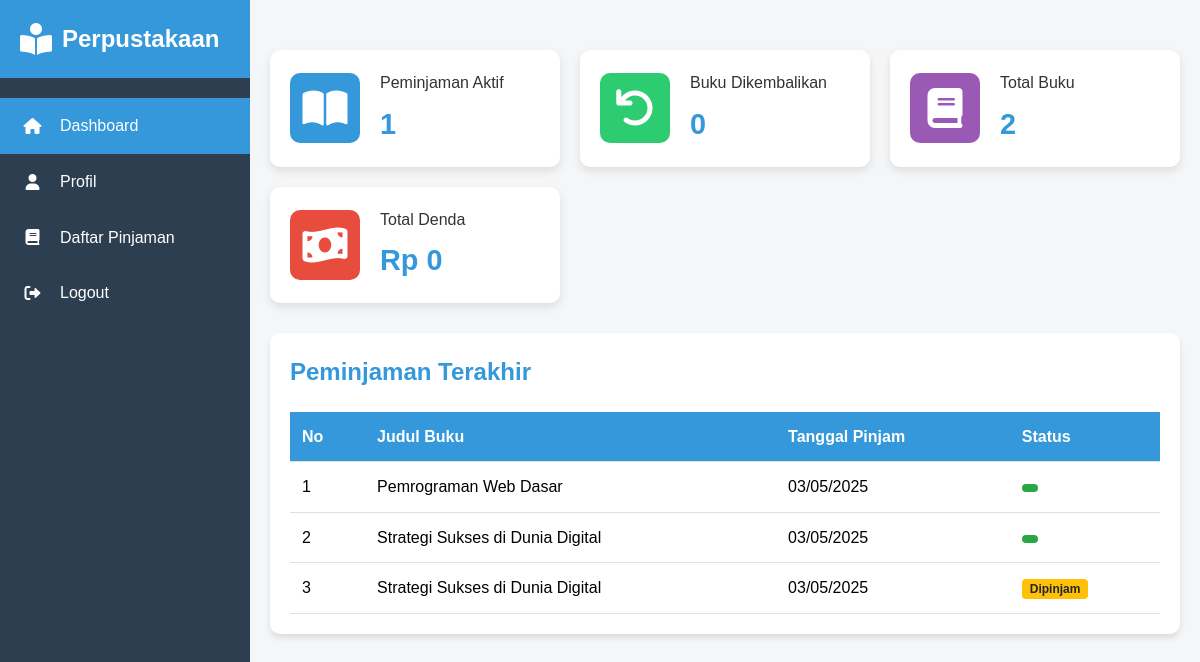
/anggota/dashboard.php (signed in), run on the app's committed database.
### tables this page shows
CREATE TABLE `peminjaman` (
  `id_peminjaman` int(11) NOT NULL,
  `id_anggota` int(11) DEFAULT NULL,
  `id_admin` int(11) DEFAULT NULL,
  `id_buku` int(11) DEFAULT NULL,
  `tanggal_pinjam` date DEFAULT NULL,
  `tanggal_kembali` date DEFAULT NULL,
  `status` enum('Dipinjam','Dikembalikan','Menunggu Persetujuan','Ditolak') DEFAULT NULL
);

CREATE TABLE `buku` (
  `id_buku` int(11) NOT NULL,
  `isbn` varchar(20) DEFAULT NULL,
  `judul` varchar(150) DEFAULT NULL,
  `pengarang` varchar(100) DEFAULT NULL,
  `penerbit` varchar(100) DEFAULT NULL,
  `tahun_terbit` year(4) DEFAULT NULL,
  `lokasi_rak` varchar(10) DEFAULT NULL,
  `deskripsi` text DEFAULT NULL,
  `kategori` varchar(50) DEFAULT NULL
);

### anggota/dashboard.php (the view, shortened to what this page needs)
<?php
require_once '../config/koneksi.php';
require_once '../includes/layout.php';
$id_anggota = $_SESSION['id'];
function safeRunQuery($koneksi, $query) {
    $result = mysqli_query($koneksi, $query);
    return $result;
}
$query_peminjaman_aktif = "SELECT COUNT(*) as total_peminjaman FROM peminjaman WHERE id_anggota = '$id_anggota' AND status = 'Dipinjam'";
$query_peminjaman_selesai = "SELECT COUNT(*) as total_selesai FROM peminjaman WHERE id_anggota = '$id_anggota' AND status = 'Dikembalikan'";
$query_total_denda = "SELECT COALESCE(SUM(d.nominal_denda), 0) as total_denda
                      FROM peminjaman p
                      JOIN pengembalian pn ON p.id_peminjaman = pn.id_peminjaman
                      JOIN denda d ON pn.id_pengembalian = d.id_pengembalian
                      WHERE p.id_anggota = '$id_anggota' AND d.status_pembayaran = 'Belum'";
$query_total_buku = "SELECT COUNT(DISTINCT b.id_buku) as total_buku
                     FROM peminjaman p
                     JOIN buku b ON p.id_buku = b.id_buku
                     WHERE p.id_anggota = '$id_anggota'";
$result_peminjaman_aktif = safeRunQuery($koneksi, $query_peminjaman_aktif);
$result_peminjaman_selesai = safeRunQuery($koneksi, $query_peminjaman_selesai);
$result_total_denda = safeRunQuery($koneksi, $query_total_denda);
$result_total_buku = safeRunQuery($koneksi, $query_total_buku);
$total_peminjaman = $result_peminjaman_aktif ? mysqli_fetch_assoc($result_peminjaman_aktif)['total_peminjaman'] : 0;
$total_selesai = $result_peminjaman_selesai ? mysqli_fetch_assoc($result_peminjaman_selesai)['total_selesai'] : 0;
$total_denda = $result_total_denda ? mysqli_fetch_assoc($result_total_denda)['total_denda'] : 0;
$total_buku = $result_total_buku ? mysqli_fetch_assoc($result_total_buku)['total_buku'] : 0;
?>
<div class="dashboard">
    <div class="dashboard-card card-peminjaman-aktif">
        <div class="dashboard-card-icon">
            <i class="fas fa-book-open"></i>
        </div>
        <div class="dashboard-card-content">
            <div class="dashboard-card-title">Peminjaman Aktif</div>
            <div class="dashboard-card-value"><?php echo $total_peminjaman; ?></div>
        </div>
    </div>
    <div class="dashboard-card card-buku-dikembalikan">
        <div class="dashboard-card-icon">
            <i class="fas fa-undo"></i>
        </div>
        <div class="dashboard-card-content">
            <div class="dashboard-card-title">Buku Dikembalikan</div>
            <div class="dashboard-card-value"><?php echo $total_selesai; ?></div>
        </div>
    </div>
    <div class="dashboard-card card-total-buku">
        <div class="dashboard-card-icon">
            <i class="fas fa-book"></i>
        </div>
        <div class="dashboard-card-content">
            <div class="dashboard-card-title">Total Buku</div>
            <div class="dashboard-card-value"><?php echo $total_buku; ?></div>
        </div>
    </div>
    <div class="dashboard-card card-total-denda">
        <div class="dashboard-card-icon">
            <i class="fas fa-money-bill-wave"></i>
        </div>
        <div class="dashboard-card-content">
            <div class="dashboard-card-title">Total Denda</div>
            <div class="dashboard-card-value">Rp <?php echo number_format($total_denda, 0, ',', '.'); ?></div>
        </div>
    </div>
</div>
<?php
$query_last_pinjam = "SELECT p.*, b.judul AS judul_buku
                      FROM peminjaman p
                      JOIN buku b ON p.id_buku = b.id_buku
                      WHERE p.id_anggota = '$id_anggota'
                      ORDER BY p.tanggal_pinjam DESC
                      LIMIT 5";
$result_last_pinjam = safeRunQuery($koneksi, $query_last_pinjam);
?>
<div class="recent-loans">
    <h2 style="color: var(--primary-color); margin-bottom: 20px;">Peminjaman Terakhir</h2>
    <?php if ($result_last_pinjam && mysqli_num_rows($result_last_pinjam) > 0): ?>
        <table>
            <thead>
                <tr>
                    <th>No</th>
                    <th>Judul Buku</th>
                    <th>Tanggal Pinjam</th>
                    <th>Status</th>
                </tr>
            </thead>
            <tbody>
                <?php
                $no = 1;
                while ($pinjam = mysqli_fetch_assoc($result_last_pinjam)) {
                    $status_class = $pinjam['status'] == 'Dipinjam' ? 'badge-warning' : 'badge-success';
                    echo "<tr>";
                    echo "<td>" . $no++ . "</td>";
                    echo "<td>" . htmlspecialchars($pinjam['judul_buku']) . "</td>";
                    echo "<td>" . date('d/m/Y', strtotime($pinjam['tanggal_pinjam'])) . "</td>";
                    echo "<td><span class='badge " . $status_class . "'>" . htmlspecialchars($pinjam['status']) . "</span></td>";
                    echo "</tr>";
                }
                ?>
            </tbody>
        </table>
    <?php else: ?>
        <div class="alert alert-info">
            <i class="fas fa-info-circle"></i> Anda belum memiliki riwayat peminjaman.
        </div>
    <?php endif; ?>
</div>

### includes/layout.php (style rules this page uses)
:root { --primary-color: #3498db; --secondary-color: #2ecc71; --background-color: #f4f6f7; --sidebar-color: #2c3e50; --text-color: #333; --white: #ffffff; --hover-color: #2980b9; }
* { margin: 0; padding: 0; box-sizing: border-box; }
body { font-family: 'Arial', sans-serif; line-height: 1.6; background-color: var(--background-color); display: flex; min-height: 100vh; }
.dashboard { display: grid; grid-template-columns: repeat(auto-fit, minmax(250px, 1fr)); gap: 20px; margin: 30px 0; }
.dashboard-card { display: flex; align-items: center; background-color: var(--white); border-radius: 10px; padding: 20px; box-shadow: 0 4px 10px rgba(0,0,0,0.1); transition: transform 0.3s ease, box-shadow 0.3s ease; }
.dashboard-card-icon { display: flex; align-items: center; justify-content: center; width: 70px; height: 70px; border-radius: 10px; margin-right: 20px; }
.dashboard-card-icon i { font-size: 2.5rem; color: var(--white); }
.dashboard-card-content { flex-grow: 1; }
.dashboard-card-title { font-size: 1rem; color: var(--text-color); margin-bottom: 5px; }
.dashboard-card-value { font-size: 1.8rem; font-weight: bold; color: var(--primary-color); }
.recent-loans { background-color: var(--white); border-radius: 10px; padding: 20px; box-shadow: 0 4px 6px rgba(0,0,0,0.1); }
table { width: 100%; border-collapse: collapse; }
table thead { background-color: var(--primary-color); color: var(--white); }
table th, table td { padding: 12px; text-align: left; border-bottom: 1px solid #e0e0e0; }
.badge { display: inline-block; padding: 4px 8px; font-size: 0.75rem; font-weight: 600; line-height: 1; text-align: center; white-space: nowrap; vertical-align: baseline; border-radius: 0.25rem; }
.badge-warning { background-color: #ffc107; color: #212529; }
.badge-success { background-color: #28a745; color: #ffffff; }

### anggota/dashboard.php (style rules this page uses)
.dashboard-card { display: flex; align-items: center; background-color: var(--white); border-radius: 10px; padding: 20px; box-shadow: 0 4px 10px rgba(0,0,0,0.1); transition: transform 0.3s ease, box-shadow 0.3s ease; }
.dashboard-card-icon { display: flex; align-items: center; justify-content: center; width: 70px; height: 70px; border-radius: 10px; margin-right: 20px; }
.dashboard-card-icon i { font-size: 2.5rem; color: var(--white); }
.dashboard-card-content { flex-grow: 1; }
.dashboard-card-title { font-size: 1rem; color: var(--text-color); margin-bottom: 5px; }
.dashboard-card-value { font-size: 1.8rem; font-weight: bold; color: var(--primary-color); }
.card-peminjaman-aktif .dashboard-card-icon { background-color: #3498db; }
.card-buku-dikembalikan .dashboard-card-icon { background-color: #2ecc71; }
.card-total-buku .dashboard-card-icon { background-color: #9b59b6; }
.card-total-denda .dashboard-card-icon { background-color: #e74c3c; }

### data on the page
peminjaman: id_buku.judul "Pemrograman Web Dasar", tanggal_pinjam "03/05/2025"
peminjaman: id_buku.judul "Strategi Sukses di Dunia Digital", tanggal_pinjam "03/05/2025"
peminjaman: id_buku.judul "Strategi Sukses di Dunia Digital", tanggal_pinjam "03/05/2025", status "Dipinjam"

### other printed values
$total_peminjaman "1"
$total_selesai "0"
$total_buku "2"
$total_denda "0"
